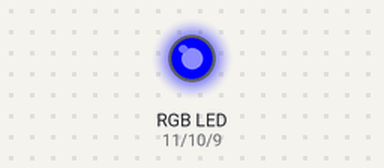
Bench run of a sketch on a simulated Arduino Uno, built with avr-gcc and run on an emulated ATmega328P. Parts: an RGB LED mixed from three pins (HIGH = lit).

Above: at 0.15 s.
Timing chart, 0 to 1.6 s (numbered marks = the images above):
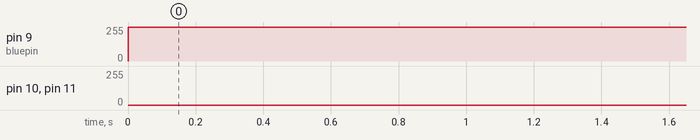

The sketch:

Project_06_RGB_LED.ino
```cpp
//**********************************************************************
int redpin = 11; //Select red LED pin 11.
int greenpin = 10; //Sekect green LED pin 10.
int bluepin = 9; // Select blue LED pin 9.

int val = 0;

void setup() {
  pinMode(redpin, OUTPUT);
  pinMode(greenpin, OUTPUT);
  pinMode(bluepin, OUTPUT);

  digitalWrite(redpin,LOW);
  digitalWrite(greenpin,LOW);
  digitalWrite(bluepin,LOW);
}

void loop() {
  for(val=255; val>0; val--)
  {
    analogWrite(redpin,val);
    analogWrite(greenpin,(255 - val));
    analogWrite(bluepin,(128 - val));
    delay(0.001 * 1000);
  }
  for(val=0; val<255; val++)
  {
    analogWrite(redpin,val);
    analogWrite(greenpin,(255 - val));
    analogWrite(bluepin,(128 - val));
    delay(0.001 * 1000);
  }
}
//**********************************************************************
```

Measured:
- by itself, pin 9 (bluepin): 0/255 → 255/255 at 0.00 s
